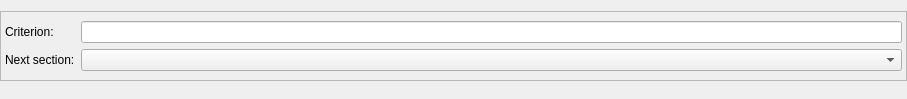
<?xml version="1.0" encoding="UTF-8"?>
<ui version="4.0">
 <class>SectionTransitionPropertyEditor</class>
 <widget class="QWidget" name="SectionTransitionPropertyEditor">
  <property name="geometry">
   <rect>
    <x>0</x>
    <y>0</y>
    <width>907</width>
    <height>99</height>
   </rect>
  </property>
  <property name="windowTitle">
   <string>Form</string>
  </property>
  <layout class="QVBoxLayout" name="verticalLayout">
   <property name="leftMargin">
    <number>0</number>
   </property>
   <property name="rightMargin">
    <number>0</number>
   </property>
   <item alignment="Qt::AlignTop">
    <widget class="QFrame" name="frame">
     <property name="frameShape">
      <enum>QFrame::StyledPanel</enum>
     </property>
     <property name="frameShadow">
      <enum>QFrame::Raised</enum>
     </property>
     <layout class="QFormLayout" name="formLayout">
      <property name="leftMargin">
       <number>4</number>
      </property>
      <property name="rightMargin">
       <number>4</number>
      </property>
      <item row="0" column="0">
       <widget class="QLabel" name="criterionLabel">
        <property name="text">
         <string>Criterion:</string>
        </property>
       </widget>
      </item>
      <item row="0" column="1">
       <widget class="QLineEdit" name="criterionLineEdit"/>
      </item>
      <item row="1" column="0">
       <widget class="QLabel" name="nextSectionLabel">
        <property name="text">
         <string>Next section:</string>
        </property>
       </widget>
      </item>
      <item row="1" column="1">
       <widget class="QComboBox" name="nextSectionComboBox"/>
      </item>
     </layout>
    </widget>
   </item>
  </layout>
 </widget>
 <resources/>
 <connections/>
</ui>
